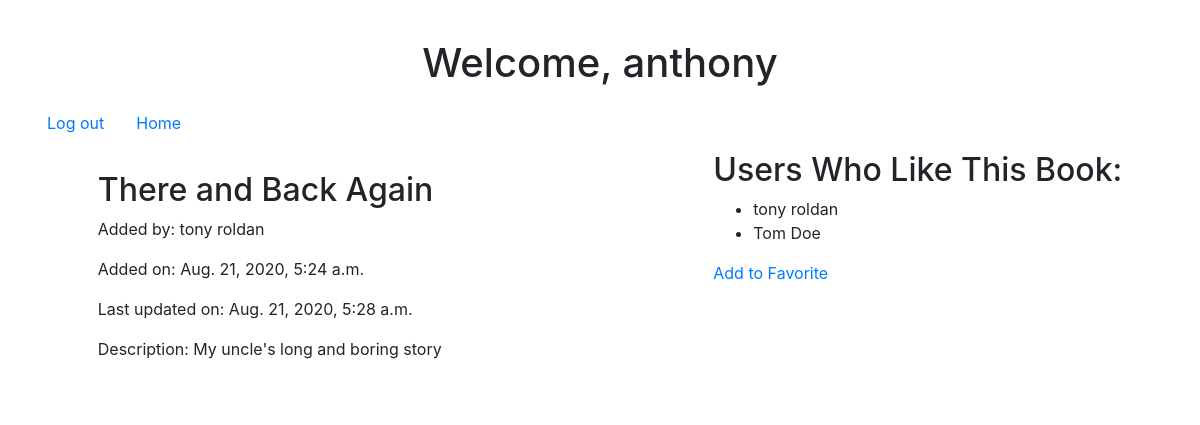
The app's page /book/4 (signed in) with its own data.
### books_app/models.py (models this page shows)
class User(models.Model):
    first_name = models.CharField(max_length=255)
    last_name = models.CharField(max_length=255)
    email = models.CharField(max_length=255)
    hashed_pw = models.CharField(max_length=255)
    created_at = models.DateTimeField(auto_now_add=True)
    updated_at = models.DateTimeField(auto_now=True)
    objects = UserManager()

class Book(models.Model):
    title = models.CharField(max_length=255)
    desc = models.TextField()
    created_at = models.DateTimeField(auto_now_add=True)
    updated_at = models.DateTimeField(auto_now=True)
    upload_by = models.ForeignKey(User, related_name="books", on_delete=models.CASCADE)
    users_who_like = models.ManyToManyField(User, related_name="like_books")
    objects = BookManager()

### books_app/views.py (the view)
# urls.py: path('book/<int:book_id>', views.decideWhatToShow),
def decideWhatToShow(request, book_id):
    if 'userid' not in request.session:
        return redirect('/')
    this_book = Book.objects.get(id=book_id)
    this_user = User.objects.get(id=request.session['userid'])
    context = {
        "book": this_book,
        "user": this_user
        }
    if this_book.upload_by == this_user:
        return render(request, "edit-book.html", context)
    else:
        return render(request, "show-book.html", context)

### books_app/templates/show-book.html (shortened to what this page needs)
﻿<!DOCTYPE html>
<html lang="en" xmlns="http://www.w3.org/1999/xhtml">
<head>
    <link rel="stylesheet" href="https://stackpath.bootstrapcdn.com/bootstrap/4.3.1/css/bootstrap.min.css">
</head>
<body style="margin: 15px" >
    <h1 class="row justify-content-center">Welcome, {{user.first_name}}</h1>
    <nav class="navbar navbar-expand-lg ">
        <a class="nav-link" href="/logOut">Log out</a>
        <a class="nav-link" href="/books">Home</a>
    </nav>
    <div class="row justify-content-around">
        <div id="book-info" class="card" style="width:40%; border: thick">
            <div class="card-body">
                <h2 class="card-tittle">{{book.title}}</h2>
                <p>Added by: {{book.upload_by.first_name}} {{book.upload_by.last_name}}</p>
                <p>Added on: {{book.created_at}}</p>
                <p>Last updated on: {{book.updated_at}}</p>
                <p>Description: {{book.desc}}</p>
            </div>
        </div>
        <div id="user-list">
            <h2>Users Who Like This Book:</h2>
            <ul>
                {% for user in book.users_who_like.all %}
                    <li>{{ user.first_name }} {{ user.last_name }}</li>
                {% endfor %}
            </ul>
            {% if user in book.users_who_like.all %}
                <a href="/removeFavorite/{{book.id}}">Remove from Favorite</a>
            {% else %}
                <a href="/addFavorite/{{book.id}}">Add to Favorite</a>
            {% endif %}
        </div>
    </div>
</body>
</html>

### records on screen
User: first_name "anthony"
Book: title "There and Back Again", upload_by.first_name "tony", upload_by.last_name "roldan", created_at "Aug. 21, 2020, 5:24 a.m.", updated_at "Aug. 21, 2020, 5:28 a.m.", desc "My uncle's long and boring story"
User: first_name "tony", last_name "roldan"
User: first_name "Tom", last_name "Doe"
